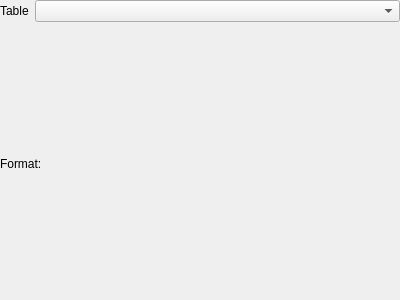
<?xml version="1.0" encoding="UTF-8"?>
<ui version="4.0">
 <class>DesignChooserResourceWidget</class>
 <widget class="QWidget" name="DesignChooserResourceWidget">
  <property name="geometry">
   <rect>
    <x>0</x>
    <y>0</y>
    <width>400</width>
    <height>300</height>
   </rect>
  </property>
  <property name="windowTitle">
   <string>Form</string>
  </property>
  <layout class="QHBoxLayout" name="horizontalLayout">
   <property name="leftMargin">
    <number>0</number>
   </property>
   <property name="topMargin">
    <number>0</number>
   </property>
   <property name="rightMargin">
    <number>0</number>
   </property>
   <property name="bottomMargin">
    <number>0</number>
   </property>
   <item>
    <widget class="QStackedWidget" name="stackedWidget">
     <property name="currentIndex">
      <number>8</number>
     </property>
     <widget class="QWidget" name="page">
      <layout class="QVBoxLayout" name="verticalLayout_6">
       <item>
        <layout class="QFormLayout" name="formLayout_3">
         <property name="labelAlignment">
          <set>Qt::AlignRight|Qt::AlignTrailing|Qt::AlignVCenter</set>
         </property>
         <property name="formAlignment">
          <set>Qt::AlignRight|Qt::AlignTop|Qt::AlignTrailing</set>
         </property>
         <item row="0" column="1">
          <widget class="QCheckBox" name="NotEmptyCheckBox">
           <property name="minimumSize">
            <size>
             <width>175</width>
             <height>0</height>
            </size>
           </property>
           <property name="maximumSize">
            <size>
             <width>175</width>
             <height>16777215</height>
            </size>
           </property>
           <property name="text">
            <string>Not Empty</string>
           </property>
          </widget>
         </item>
        </layout>
       </item>
      </layout>
     </widget>
     <widget class="QWidget" name="page_2">
      <layout class="QHBoxLayout" name="horizontalLayout_2">
       <item>
        <layout class="QFormLayout" name="formLayout">
         <property name="fieldGrowthPolicy">
          <enum>QFormLayout::AllNonFixedFieldsGrow</enum>
         </property>
         <property name="labelAlignment">
          <set>Qt::AlignRight|Qt::AlignTrailing|Qt::AlignVCenter</set>
         </property>
         <property name="formAlignment">
          <set>Qt::AlignRight|Qt::AlignTop|Qt::AlignTrailing</set>
         </property>
         <item row="0" column="1">
          <widget class="QSpinBox" name="EditMinimum">
           <property name="minimumSize">
            <size>
             <width>150</width>
             <height>0</height>
            </size>
           </property>
           <property name="maximumSize">
            <size>
             <width>150</width>
             <height>16777215</height>
            </size>
           </property>
           <property name="minimum">
            <number>-999999999</number>
           </property>
           <property name="maximum">
            <number>999999999</number>
           </property>
           <property name="value">
            <number>1</number>
           </property>
          </widget>
         </item>
         <item row="1" column="0">
          <widget class="QLabel" name="label_2">
           <property name="text">
            <string>Maximum Value</string>
           </property>
          </widget>
         </item>
         <item row="1" column="1">
          <widget class="QSpinBox" name="EditMaximum">
           <property name="minimumSize">
            <size>
             <width>150</width>
             <height>0</height>
            </size>
           </property>
           <property name="maximumSize">
            <size>
             <width>150</width>
             <height>16777215</height>
            </size>
           </property>
           <property name="minimum">
            <number>-99999999</number>
           </property>
           <property name="maximum">
            <number>99999999</number>
           </property>
           <property name="value">
            <number>99999999</number>
           </property>
          </widget>
         </item>
         <item row="0" column="0">
          <widget class="QLabel" name="label">
           <property name="text">
            <string>Minimum Value</string>
           </property>
          </widget>
         </item>
        </layout>
       </item>
      </layout>
     </widget>
     <widget class="QWidget" name="page_4"/>
     <widget class="QWidget" name="page_5">
      <layout class="QHBoxLayout" name="horizontalLayout_3">
       <item>
        <layout class="QFormLayout" name="formLayout_2">
         <property name="fieldGrowthPolicy">
          <enum>QFormLayout::AllNonFixedFieldsGrow</enum>
         </property>
         <property name="labelAlignment">
          <set>Qt::AlignRight|Qt::AlignTrailing|Qt::AlignVCenter</set>
         </property>
         <property name="formAlignment">
          <set>Qt::AlignRight|Qt::AlignTop|Qt::AlignTrailing</set>
         </property>
         <item row="0" column="1">
          <widget class="QSpinBox" name="EditMinimum_2">
           <property name="minimumSize">
            <size>
             <width>150</width>
             <height>0</height>
            </size>
           </property>
           <property name="maximumSize">
            <size>
             <width>150</width>
             <height>16777215</height>
            </size>
           </property>
           <property name="minimum">
            <number>-999999999</number>
           </property>
           <property name="maximum">
            <number>999999999</number>
           </property>
           <property name="value">
            <number>1</number>
           </property>
          </widget>
         </item>
         <item row="1" column="0">
          <widget class="QLabel" name="label_3">
           <property name="text">
            <string>Maximum Value</string>
           </property>
          </widget>
         </item>
         <item row="1" column="1">
          <widget class="QSpinBox" name="EditMaximum_2">
           <property name="minimumSize">
            <size>
             <width>150</width>
             <height>0</height>
            </size>
           </property>
           <property name="maximumSize">
            <size>
             <width>150</width>
             <height>16777215</height>
            </size>
           </property>
           <property name="minimum">
            <number>-99999999</number>
           </property>
           <property name="maximum">
            <number>99999999</number>
           </property>
           <property name="value">
            <number>99999999</number>
           </property>
          </widget>
         </item>
         <item row="0" column="0">
          <widget class="QLabel" name="label_4">
           <property name="text">
            <string>Minimum Value</string>
           </property>
          </widget>
         </item>
        </layout>
       </item>
      </layout>
     </widget>
     <widget class="QWidget" name="page_6">
      <layout class="QVBoxLayout" name="verticalLayout_2">
       <item>
        <layout class="QVBoxLayout" name="verticalLayout">
         <item>
          <widget class="QLabel" name="label_5">
           <property name="text">
            <string>Values :</string>
           </property>
           <property name="alignment">
            <set>Qt::AlignCenter</set>
           </property>
          </widget>
         </item>
         <item>
          <widget class="QPlainTextEdit" name="SelectValuesEdit">
           <property name="maximumSize">
            <size>
             <width>16777215</width>
             <height>100</height>
            </size>
           </property>
           <property name="lineWrapMode">
            <enum>QPlainTextEdit::NoWrap</enum>
           </property>
           <property name="plainText">
            <string notr="true">Option 1
Option 2
Option 3</string>
           </property>
          </widget>
         </item>
         <item>
          <layout class="QHBoxLayout" name="horizontalLayout_4">
           <property name="topMargin">
            <number>0</number>
           </property>
           <item>
            <widget class="QLabel" name="label_6">
             <property name="layoutDirection">
              <enum>Qt::LeftToRight</enum>
             </property>
             <property name="text">
              <string>Type of select:</string>
             </property>
             <property name="alignment">
              <set>Qt::AlignRight|Qt::AlignTrailing|Qt::AlignVCenter</set>
             </property>
            </widget>
           </item>
           <item>
            <widget class="QComboBox" name="SelectTypeCombo">
             <property name="minimumSize">
              <size>
               <width>175</width>
               <height>0</height>
              </size>
             </property>
             <property name="maximumSize">
              <size>
               <width>175</width>
               <height>16777215</height>
              </size>
             </property>
             <item>
              <property name="text">
               <string>Combo</string>
              </property>
             </item>
             <item>
              <property name="text">
               <string>Radio</string>
              </property>
             </item>
             <item>
              <property name="text">
               <string>Check</string>
              </property>
             </item>
             <item>
              <property name="text">
               <string>DragAndDrop</string>
              </property>
             </item>
            </widget>
           </item>
          </layout>
         </item>
        </layout>
       </item>
      </layout>
     </widget>
     <widget class="QWidget" name="page_7">
      <layout class="QVBoxLayout" name="verticalLayout_3">
       <item>
        <layout class="QHBoxLayout" name="horizontalLayout_6"/>
       </item>
      </layout>
     </widget>
     <widget class="QWidget" name="page_3">
      <layout class="QVBoxLayout" name="verticalLayout_4">
       <property name="spacing">
        <number>10</number>
       </property>
       <property name="leftMargin">
        <number>0</number>
       </property>
       <property name="topMargin">
        <number>10</number>
       </property>
       <property name="rightMargin">
        <number>0</number>
       </property>
       <property name="bottomMargin">
        <number>15</number>
       </property>
       <item>
        <widget class="QLabel" name="label_7">
         <property name="text">
          <string>Data fetching:</string>
         </property>
         <property name="alignment">
          <set>Qt::AlignCenter</set>
         </property>
        </widget>
       </item>
       <item>
        <layout class="QHBoxLayout" name="horizontalLayout_5">
         <property name="spacing">
          <number>6</number>
         </property>
         <property name="leftMargin">
          <number>20</number>
         </property>
         <property name="topMargin">
          <number>0</number>
         </property>
         <item>
          <widget class="QComboBox" name="CaptureMethod">
           <property name="sizePolicy">
            <sizepolicy hsizetype="MinimumExpanding" vsizetype="Fixed">
             <horstretch>0</horstretch>
             <verstretch>0</verstretch>
            </sizepolicy>
           </property>
           <property name="toolTip">
            <string notr="true"/>
           </property>
           <property name="statusTip">
            <string notr="true"/>
           </property>
           <property name="whatsThis">
            <string notr="true"/>
           </property>
           <property name="accessibleName">
            <string notr="true"/>
           </property>
           <property name="accessibleDescription">
            <string notr="true"/>
           </property>
           <property name="currentText">
            <string notr="true">Split</string>
           </property>
           <item>
            <property name="text">
             <string notr="true">Split</string>
            </property>
           </item>
           <item>
            <property name="text">
             <string notr="true">Match</string>
            </property>
           </item>
          </widget>
         </item>
         <item>
          <widget class="QLineEdit" name="CaptureArgument">
           <property name="minimumSize">
            <size>
             <width>175</width>
             <height>0</height>
            </size>
           </property>
           <property name="maximumSize">
            <size>
             <width>175</width>
             <height>16777215</height>
            </size>
           </property>
           <property name="text">
            <string notr="true">[\r\n]</string>
           </property>
          </widget>
         </item>
        </layout>
       </item>
      </layout>
     </widget>
     <widget class="QWidget" name="page_8">
      <layout class="QHBoxLayout" name="horizontalLayout_8">
       <item>
        <layout class="QHBoxLayout" name="horizontalLayout_7"/>
       </item>
      </layout>
     </widget>
     <widget class="QWidget" name="page_9">
      <layout class="QVBoxLayout" name="verticalLayout_5">
       <property name="leftMargin">
        <number>0</number>
       </property>
       <property name="topMargin">
        <number>0</number>
       </property>
       <property name="rightMargin">
        <number>0</number>
       </property>
       <property name="bottomMargin">
        <number>0</number>
       </property>
       <item>
        <layout class="QHBoxLayout" name="horizontalLayout_9">
         <item>
          <widget class="QLabel" name="label_8">
           <property name="text">
            <string>Table</string>
           </property>
          </widget>
         </item>
         <item>
          <widget class="QComboBox" name="TableCombobox">
           <property name="sizePolicy">
            <sizepolicy hsizetype="MinimumExpanding" vsizetype="Fixed">
             <horstretch>0</horstretch>
             <verstretch>0</verstretch>
            </sizepolicy>
           </property>
          </widget>
         </item>
        </layout>
       </item>
       <item>
        <widget class="QLabel" name="label_9">
         <property name="text">
          <string>Format:</string>
         </property>
        </widget>
       </item>
       <item>
        <layout class="QVBoxLayout" name="DatabaseDragLayout"/>
       </item>
      </layout>
     </widget>
    </widget>
   </item>
  </layout>
 </widget>
 <resources/>
 <connections/>
</ui>
